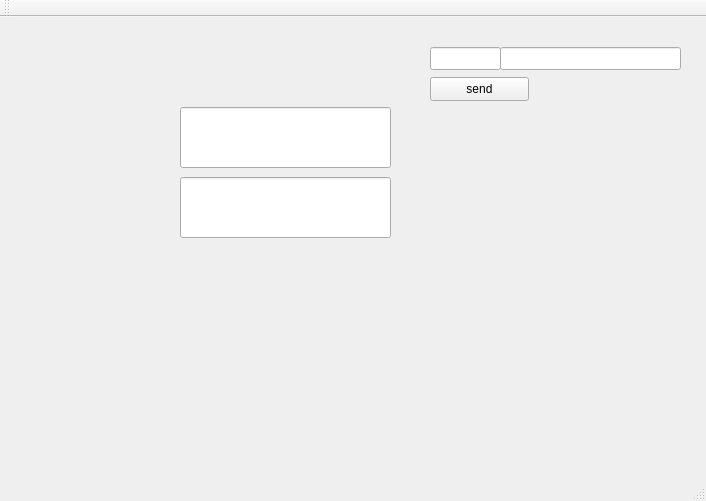
<?xml version="1.0" encoding="UTF-8"?>
<ui version="4.0">
 <class>MainWindow</class>
 <widget class="QMainWindow" name="MainWindow">
  <property name="geometry">
   <rect>
    <x>0</x>
    <y>0</y>
    <width>706</width>
    <height>501</height>
   </rect>
  </property>
  <property name="windowTitle">
   <string>MainWindow</string>
  </property>
  <widget class="QWidget" name="centralWidget">
   <widget class="QLineEdit" name="lineEdit_2">
    <property name="geometry">
     <rect>
      <x>180</x>
      <y>90</y>
      <width>211</width>
      <height>61</height>
     </rect>
    </property>
   </widget>
   <widget class="QLineEdit" name="lineEdit_4">
    <property name="geometry">
     <rect>
      <x>180</x>
      <y>160</y>
      <width>211</width>
      <height>61</height>
     </rect>
    </property>
   </widget>
   <widget class="QLineEdit" name="lestring">
    <property name="geometry">
     <rect>
      <x>500</x>
      <y>30</y>
      <width>181</width>
      <height>23</height>
     </rect>
    </property>
   </widget>
   <widget class="QPushButton" name="pushButton">
    <property name="geometry">
     <rect>
      <x>430</x>
      <y>60</y>
      <width>99</width>
      <height>24</height>
     </rect>
    </property>
    <property name="text">
     <string>send</string>
    </property>
   </widget>
   <widget class="QLineEdit" name="lecam">
    <property name="geometry">
     <rect>
      <x>430</x>
      <y>30</y>
      <width>71</width>
      <height>23</height>
     </rect>
    </property>
   </widget>
  </widget>
  <widget class="QMenuBar" name="menuBar">
   <property name="geometry">
    <rect>
     <x>0</x>
     <y>0</y>
     <width>706</width>
     <height>21</height>
    </rect>
   </property>
  </widget>
  <widget class="QToolBar" name="mainToolBar">
   <attribute name="toolBarArea">
    <enum>TopToolBarArea</enum>
   </attribute>
   <attribute name="toolBarBreak">
    <bool>false</bool>
   </attribute>
  </widget>
  <widget class="QStatusBar" name="statusBar"/>
 </widget>
 <layoutdefault spacing="6" margin="11"/>
 <resources/>
 <connections/>
</ui>
